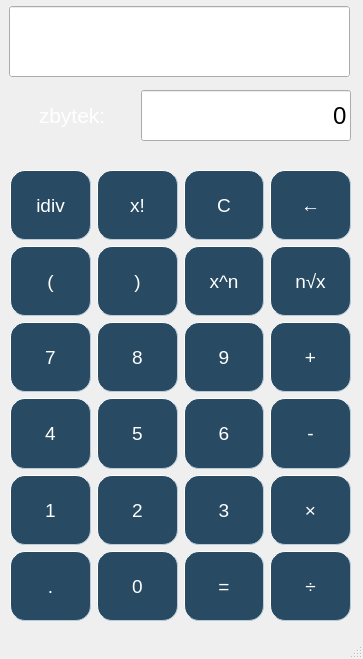
<?xml version="1.0" encoding="UTF-8"?>
<ui version="4.0">
 <class>MainWindow</class>
 <widget class="QMainWindow" name="MainWindow">
  <property name="geometry">
   <rect>
    <x>0</x>
    <y>0</y>
    <width>363</width>
    <height>659</height>
   </rect>
  </property>
  <property name="windowTitle">
   <string>Kalkulačka</string>
  </property>
  <widget class="QWidget" name="centralwidget">
   <widget class="QWidget" name="gridLayoutWidget">
    <property name="geometry">
     <rect>
      <x>10</x>
      <y>170</y>
      <width>341</width>
      <height>451</height>
     </rect>
    </property>
    <layout class="QGridLayout" name="gridLayout">
     <item row="4" column="3">
      <widget class="QPushButton" name="Mul">
       <property name="sizePolicy">
        <sizepolicy hsizetype="Preferred" vsizetype="Preferred">
         <horstretch>0</horstretch>
         <verstretch>0</verstretch>
        </sizepolicy>
       </property>
       <property name="font">
        <font>
         <pointsize>14</pointsize>
        </font>
       </property>
       <property name="styleSheet">
        <string notr="true">QPushButton {
	background-color: #284b63;
	padding: 10px;
	color: white;
	border-style: outset;
    border-width: 1px;
    border-radius: 15px;
    border-color: #b8cbd8;
}

QPushButton:pressed {
	background-color: #b8cbd8;
	border: 1px	solid #b8cbd9;
	padding: 5px;
}</string>
       </property>
       <property name="text">
        <string>×</string>
       </property>
      </widget>
     </item>
     <item row="3" column="3">
      <widget class="QPushButton" name="Minus">
       <property name="sizePolicy">
        <sizepolicy hsizetype="Preferred" vsizetype="Preferred">
         <horstretch>0</horstretch>
         <verstretch>0</verstretch>
        </sizepolicy>
       </property>
       <property name="font">
        <font>
         <pointsize>14</pointsize>
        </font>
       </property>
       <property name="styleSheet">
        <string notr="true">QPushButton {
	background-color: #284b63;
	padding: 10px;
	color: white;
	border-style: outset;
    border-width: 1px;
    border-radius: 15px;
    border-color: #b8cbd8;
}

QPushButton:pressed {
	background-color: #b8cbd8;
	border: 1px	solid #b8cbd9;
	padding: 5px;
}</string>
       </property>
       <property name="text">
        <string>-</string>
       </property>
      </widget>
     </item>
     <item row="4" column="2">
      <widget class="QPushButton" name="Number3">
       <property name="sizePolicy">
        <sizepolicy hsizetype="Preferred" vsizetype="Preferred">
         <horstretch>0</horstretch>
         <verstretch>0</verstretch>
        </sizepolicy>
       </property>
       <property name="font">
        <font>
         <pointsize>14</pointsize>
        </font>
       </property>
       <property name="styleSheet">
        <string notr="true">QPushButton {
	background-color: #284b63;
	padding: 10px;
	color: white;
	border-style: outset;
    border-width: 1px;
    border-radius: 15px;
    border-color: #b8cbd8;
}

QPushButton:pressed {
	background-color: #b8cbd8;
	border: 1px	solid #b8cbd9;
	padding: 5px;
}</string>
       </property>
       <property name="text">
        <string>3</string>
       </property>
      </widget>
     </item>
     <item row="3" column="0">
      <widget class="QPushButton" name="Number4">
       <property name="sizePolicy">
        <sizepolicy hsizetype="Preferred" vsizetype="Preferred">
         <horstretch>0</horstretch>
         <verstretch>0</verstretch>
        </sizepolicy>
       </property>
       <property name="font">
        <font>
         <pointsize>14</pointsize>
        </font>
       </property>
       <property name="styleSheet">
        <string notr="true">QPushButton {
	background-color: #284b63;
	padding: 10px;
	color: white;
	border-style: outset;
    border-width: 1px;
    border-radius: 15px;
    border-color: #b8cbd8;
}

QPushButton:pressed {
	background-color: #b8cbd8;
	border: 1px	solid #b8cbd9;
	padding: 5px;
}</string>
       </property>
       <property name="text">
        <string>4</string>
       </property>
      </widget>
     </item>
     <item row="1" column="2">
      <widget class="QPushButton" name="Power">
       <property name="sizePolicy">
        <sizepolicy hsizetype="Preferred" vsizetype="Preferred">
         <horstretch>0</horstretch>
         <verstretch>0</verstretch>
        </sizepolicy>
       </property>
       <property name="font">
        <font>
         <pointsize>14</pointsize>
        </font>
       </property>
       <property name="styleSheet">
        <string notr="true">QPushButton {
	background-color: #284b63;
	padding: 10px;
	color: white;
	border-style: outset;
    border-width: 1px;
    border-radius: 15px;
    border-color: #b8cbd8;
}

QPushButton:pressed {
	background-color: #b8cbd8;
	border: 1px	solid #b8cbd9;
	padding: 5px;
}</string>
       </property>
       <property name="text">
        <string>x^n</string>
       </property>
      </widget>
     </item>
     <item row="4" column="0">
      <widget class="QPushButton" name="Number1">
       <property name="sizePolicy">
        <sizepolicy hsizetype="Preferred" vsizetype="Preferred">
         <horstretch>0</horstretch>
         <verstretch>0</verstretch>
        </sizepolicy>
       </property>
       <property name="font">
        <font>
         <pointsize>14</pointsize>
        </font>
       </property>
       <property name="styleSheet">
        <string notr="true">QPushButton {
	background-color: #284b63;
	padding: 10px;
	color: white;
	border-style: outset;
    border-width: 1px;
    border-radius: 15px;
    border-color: #b8cbd8;
}

QPushButton:pressed {
	background-color: #b8cbd8;
	border: 1px	solid #b8cbd9;
	padding: 5px;
}</string>
       </property>
       <property name="text">
        <string>1</string>
       </property>
      </widget>
     </item>
     <item row="2" column="0">
      <widget class="QPushButton" name="Number7">
       <property name="sizePolicy">
        <sizepolicy hsizetype="Preferred" vsizetype="Preferred">
         <horstretch>0</horstretch>
         <verstretch>0</verstretch>
        </sizepolicy>
       </property>
       <property name="font">
        <font>
         <pointsize>14</pointsize>
        </font>
       </property>
       <property name="styleSheet">
        <string notr="true">QPushButton {
	background-color: #284b63;
	padding: 10px;
	color: white;
	border-style: outset;
    border-width: 1px;
    border-radius: 15px;
    border-color: #b8cbd8;
}

QPushButton:pressed {
	background-color: #b8cbd8;
	border: 1px	solid #b8cbd9;
	padding: 5px;
}</string>
       </property>
       <property name="text">
        <string>7</string>
       </property>
      </widget>
     </item>
     <item row="1" column="3">
      <widget class="QPushButton" name="Root">
       <property name="sizePolicy">
        <sizepolicy hsizetype="Preferred" vsizetype="Preferred">
         <horstretch>0</horstretch>
         <verstretch>0</verstretch>
        </sizepolicy>
       </property>
       <property name="font">
        <font>
         <pointsize>14</pointsize>
        </font>
       </property>
       <property name="mouseTracking">
        <bool>false</bool>
       </property>
       <property name="styleSheet">
        <string notr="true">QPushButton {
	background-color: #284b63;
	padding: 10px;
	color: white;
	border-style: outset;
    border-width: 1px;
    border-radius: 15px;
    border-color: #b8cbd8;
}

QPushButton:pressed {
	background-color: #b8cbd8;
	border: 1px	solid #b8cbd9;
	padding: 5px;
}</string>
       </property>
       <property name="text">
        <string>n√x</string>
       </property>
      </widget>
     </item>
     <item row="0" column="0">
      <widget class="QPushButton" name="Idiv">
       <property name="sizePolicy">
        <sizepolicy hsizetype="Preferred" vsizetype="Preferred">
         <horstretch>0</horstretch>
         <verstretch>0</verstretch>
        </sizepolicy>
       </property>
       <property name="font">
        <font>
         <pointsize>14</pointsize>
        </font>
       </property>
       <property name="styleSheet">
        <string notr="true">QPushButton {
	background-color: #284b63;
	padding: 10px;
	color: white;
	border-style: outset;
    border-width: 1px;
    border-radius: 15px;
    border-color: #b8cbd8;
}

QPushButton:pressed {
	background-color: #b8cbd8;
	border: 1px	solid #b8cbd9;
	padding: 5px;
}</string>
       </property>
       <property name="text">
        <string>idiv</string>
       </property>
      </widget>
     </item>
     <item row="1" column="0">
      <widget class="QPushButton" name="Left_bracket">
       <property name="sizePolicy">
        <sizepolicy hsizetype="Preferred" vsizetype="Preferred">
         <horstretch>0</horstretch>
         <verstretch>0</verstretch>
        </sizepolicy>
       </property>
       <property name="font">
        <font>
         <pointsize>14</pointsize>
        </font>
       </property>
       <property name="styleSheet">
        <string notr="true">QPushButton {
	background-color: #284b63;
	padding: 10px;
	color: white;
	border-style: outset;
    border-width: 1px;
    border-radius: 15px;
    border-color: #b8cbd8;
}

QPushButton:pressed {
	background-color: #b8cbd8;
	border: 1px	solid #b8cbd9;
	padding: 5px;
}</string>
       </property>
       <property name="text">
        <string>(</string>
       </property>
      </widget>
     </item>
     <item row="3" column="1">
      <widget class="QPushButton" name="Number5">
       <property name="sizePolicy">
        <sizepolicy hsizetype="Preferred" vsizetype="Preferred">
         <horstretch>0</horstretch>
         <verstretch>0</verstretch>
        </sizepolicy>
       </property>
       <property name="font">
        <font>
         <pointsize>14</pointsize>
        </font>
       </property>
       <property name="styleSheet">
        <string notr="true">QPushButton {
	background-color: #284b63;
	padding: 10px;
	color: white;
	border-style: outset;
    border-width: 1px;
    border-radius: 15px;
    border-color: #b8cbd8;
}

QPushButton:pressed {
	background-color: #b8cbd8;
	border: 1px	solid #b8cbd9;
	padding: 5px;
}</string>
       </property>
       <property name="text">
        <string>5</string>
       </property>
      </widget>
     </item>
     <item row="2" column="1">
      <widget class="QPushButton" name="Number8">
       <property name="sizePolicy">
        <sizepolicy hsizetype="Preferred" vsizetype="Preferred">
         <horstretch>0</horstretch>
         <verstretch>0</verstretch>
        </sizepolicy>
       </property>
       <property name="font">
        <font>
         <pointsize>14</pointsize>
        </font>
       </property>
       <property name="styleSheet">
        <string notr="true">QPushButton {
	background-color: #284b63;
	padding: 10px;
	color: white;
	border-style: outset;
    border-width: 1px;
    border-radius: 15px;
    border-color: #b8cbd8;
}

QPushButton:pressed {
	background-color: #b8cbd8;
	border: 1px	solid #b8cbd9;
	padding: 5px;
}</string>
       </property>
       <property name="text">
        <string>8</string>
       </property>
      </widget>
     </item>
     <item row="5" column="2">
      <widget class="QPushButton" name="Equals">
       <property name="sizePolicy">
        <sizepolicy hsizetype="Preferred" vsizetype="Preferred">
         <horstretch>0</horstretch>
         <verstretch>0</verstretch>
        </sizepolicy>
       </property>
       <property name="font">
        <font>
         <pointsize>14</pointsize>
        </font>
       </property>
       <property name="styleSheet">
        <string notr="true">QPushButton {
	background-color: #284b63;
	padding: 10px;
	color: white;
	border-style: outset;
    border-width: 1px;
    border-radius: 15px;
    border-color: #b8cbd8;
}

QPushButton:pressed {
	background-color: #b8cbd8;
	border: 1px	solid #b8cbd9;
	padding: 5px;
}</string>
       </property>
       <property name="text">
        <string>=</string>
       </property>
      </widget>
     </item>
     <item row="0" column="3">
      <widget class="QPushButton" name="Backspace">
       <property name="sizePolicy">
        <sizepolicy hsizetype="Preferred" vsizetype="Preferred">
         <horstretch>0</horstretch>
         <verstretch>0</verstretch>
        </sizepolicy>
       </property>
       <property name="font">
        <font>
         <pointsize>14</pointsize>
        </font>
       </property>
       <property name="styleSheet">
        <string notr="true">QPushButton {
	background-color: #284b63;
	padding: 10px;
	color: white;
	border-style: outset;
    border-width: 1px;
    border-radius: 15px;
    border-color: #b8cbd8;
}

QPushButton:pressed {
	background-color: #b8cbd8;
	border: 1px	solid #b8cbd9;
	padding: 5px;
}</string>
       </property>
       <property name="text">
        <string>←</string>
       </property>
      </widget>
     </item>
     <item row="5" column="3">
      <widget class="QPushButton" name="Div">
       <property name="sizePolicy">
        <sizepolicy hsizetype="Preferred" vsizetype="Preferred">
         <horstretch>0</horstretch>
         <verstretch>0</verstretch>
        </sizepolicy>
       </property>
       <property name="font">
        <font>
         <pointsize>14</pointsize>
        </font>
       </property>
       <property name="styleSheet">
        <string notr="true">QPushButton {
	background-color: #284b63;
	padding: 10px;
	color: white;
	border-style: outset;
    border-width: 1px;
    border-radius: 15px;
    border-color: #b8cbd8;
}

QPushButton:pressed {
	background-color: #b8cbd8;
	border: 1px	solid #b8cbd9;
	padding: 5px;
}</string>
       </property>
       <property name="text">
        <string>÷</string>
       </property>
      </widget>
     </item>
     <item row="3" column="2">
      <widget class="QPushButton" name="Number6">
       <property name="sizePolicy">
        <sizepolicy hsizetype="Preferred" vsizetype="Preferred">
         <horstretch>0</horstretch>
         <verstretch>0</verstretch>
        </sizepolicy>
       </property>
       <property name="font">
        <font>
         <pointsize>14</pointsize>
        </font>
       </property>
       <property name="styleSheet">
        <string notr="true">QPushButton {
	background-color: #284b63;
	padding: 10px;
	color: white;
	border-style: outset;
    border-width: 1px;
    border-radius: 15px;
    border-color: #b8cbd8;
}

QPushButton:pressed {
	background-color: #b8cbd8;
	border: 1px	solid #b8cbd9;
	padding: 5px;
}</string>
       </property>
       <property name="text">
        <string>6</string>
       </property>
      </widget>
     </item>
     <item row="2" column="3">
      <widget class="QPushButton" name="Plus">
       <property name="sizePolicy">
        <sizepolicy hsizetype="Preferred" vsizetype="Preferred">
         <horstretch>0</horstretch>
         <verstretch>0</verstretch>
        </sizepolicy>
       </property>
       <property name="font">
        <font>
         <pointsize>14</pointsize>
        </font>
       </property>
       <property name="styleSheet">
        <string notr="true">QPushButton {
	background-color: #284b63;
	padding: 10px;
	color: white;
	border-style: outset;
    border-width: 1px;
    border-radius: 15px;
    border-color: #b8cbd8;
}

QPushButton:pressed {
	background-color: #b8cbd8;
	border: 1px	solid #b8cbd9;
	padding: 5px;
}</string>
       </property>
       <property name="text">
        <string>+</string>
       </property>
      </widget>
     </item>
     <item row="0" column="1">
      <widget class="QPushButton" name="Fact">
       <property name="sizePolicy">
        <sizepolicy hsizetype="Preferred" vsizetype="Preferred">
         <horstretch>0</horstretch>
         <verstretch>0</verstretch>
        </sizepolicy>
       </property>
       <property name="font">
        <font>
         <pointsize>14</pointsize>
        </font>
       </property>
       <property name="styleSheet">
        <string notr="true">QPushButton {
	background-color: #284b63;
	padding: 10px;
	color: white;
	border-style: outset;
    border-width: 1px;
    border-radius: 15px;
    border-color: #b8cbd8;
}

QPushButton:pressed {
	background-color: #b8cbd8;
	border: 1px	solid #b8cbd9;
	padding: 5px;
}</string>
       </property>
       <property name="text">
        <string>x!</string>
       </property>
      </widget>
     </item>
     <item row="5" column="1">
      <widget class="QPushButton" name="Number0">
       <property name="sizePolicy">
        <sizepolicy hsizetype="Preferred" vsizetype="Preferred">
         <horstretch>0</horstretch>
         <verstretch>0</verstretch>
        </sizepolicy>
       </property>
       <property name="font">
        <font>
         <pointsize>14</pointsize>
        </font>
       </property>
       <property name="styleSheet">
        <string notr="true">QPushButton {
	background-color: #284b63;
	padding: 10px;
	color: white;
	border-style: outset;
    border-width: 1px;
    border-radius: 15px;
    border-color: #b8cbd8;
}

QPushButton:pressed {
	background-color: #b8cbd8;
	border: 1px	solid #b8cbd9;
	padding: 5px;
}</string>
       </property>
       <property name="text">
        <string>0</string>
       </property>
      </widget>
     </item>
     <item row="2" column="2">
      <widget class="QPushButton" name="Number9">
       <property name="sizePolicy">
        <sizepolicy hsizetype="Preferred" vsizetype="Preferred">
         <horstretch>0</horstretch>
         <verstretch>0</verstretch>
        </sizepolicy>
       </property>
       <property name="font">
        <font>
         <pointsize>14</pointsize>
        </font>
       </property>
       <property name="styleSheet">
        <string notr="true">QPushButton {
	background-color: #284b63;
	padding: 10px;
	color: white;
	border-style: outset;
    border-width: 1px;
    border-radius: 15px;
    border-color: #b8cbd8;
}

QPushButton:pressed {
	background-color: #b8cbd8;
	border: 1px	solid #b8cbd9;
	padding: 5px;
}</string>
       </property>
       <property name="text">
        <string>9</string>
       </property>
      </widget>
     </item>
     <item row="5" column="0">
      <widget class="QPushButton" name="Dot">
       <property name="sizePolicy">
        <sizepolicy hsizetype="Preferred" vsizetype="Preferred">
         <horstretch>0</horstretch>
         <verstretch>0</verstretch>
        </sizepolicy>
       </property>
       <property name="font">
        <font>
         <pointsize>14</pointsize>
        </font>
       </property>
       <property name="styleSheet">
        <string notr="true">QPushButton {
	background-color: #284b63;
	padding: 10px;
	color: white;
	border-style: outset;
    border-width: 1px;
    border-radius: 15px;
    border-color: #b8cbd8;
}

QPushButton:pressed {
	background-color: #b8cbd8;
	border: 1px	solid #b8cbd9;
	padding: 5px;
}</string>
       </property>
       <property name="text">
        <string>.</string>
       </property>
      </widget>
     </item>
     <item row="4" column="1">
      <widget class="QPushButton" name="Number2">
       <property name="sizePolicy">
        <sizepolicy hsizetype="Preferred" vsizetype="Preferred">
         <horstretch>0</horstretch>
         <verstretch>0</verstretch>
        </sizepolicy>
       </property>
       <property name="font">
        <font>
         <pointsize>14</pointsize>
        </font>
       </property>
       <property name="styleSheet">
        <string notr="true">QPushButton {
	background-color: #284b63;
	padding: 10px;
	color: white;
	border-style: outset;
    border-width: 1px;
    border-radius: 15px;
    border-color: #b8cbd8;
}

QPushButton:pressed {
	background-color: #b8cbd8;
	border: 1px	solid #b8cbd9;
	padding: 5px;
}</string>
       </property>
       <property name="text">
        <string>2</string>
       </property>
      </widget>
     </item>
     <item row="1" column="1">
      <widget class="QPushButton" name="Right_bracket">
       <property name="sizePolicy">
        <sizepolicy hsizetype="Preferred" vsizetype="Preferred">
         <horstretch>0</horstretch>
         <verstretch>0</verstretch>
        </sizepolicy>
       </property>
       <property name="font">
        <font>
         <pointsize>14</pointsize>
        </font>
       </property>
       <property name="styleSheet">
        <string notr="true">QPushButton {
	background-color: #284b63;
	padding: 10px;
	color: white;
	border-style: outset;
    border-width: 1px;
    border-radius: 15px;
    border-color: #b8cbd8;
}

QPushButton:pressed {
	background-color: #b8cbd8;
	border: 1px	solid #b8cbd9;
	padding: 5px;
}</string>
       </property>
       <property name="text">
        <string>)</string>
       </property>
      </widget>
     </item>
     <item row="0" column="2">
      <widget class="QPushButton" name="Clear">
       <property name="sizePolicy">
        <sizepolicy hsizetype="Preferred" vsizetype="Preferred">
         <horstretch>0</horstretch>
         <verstretch>0</verstretch>
        </sizepolicy>
       </property>
       <property name="font">
        <font>
         <pointsize>14</pointsize>
        </font>
       </property>
       <property name="styleSheet">
        <string notr="true">QPushButton {
	background-color: #284b63;
	padding: 10px;
	color: white;
	border-style: outset;
    border-width: 1px;
    border-radius: 15px;
    border-color: #b8cbd8;
}

QPushButton:pressed {
	background-color: #b8cbd8;
	border: 1px	solid #b8cbd9;
	padding: 5px;
}</string>
       </property>
       <property name="text">
        <string>C</string>
       </property>
      </widget>
     </item>
    </layout>
   </widget>
   <widget class="QWidget" name="verticalLayoutWidget">
    <property name="geometry">
     <rect>
      <x>9</x>
      <y>6</y>
      <width>341</width>
      <height>71</height>
     </rect>
    </property>
    <layout class="QVBoxLayout" name="verticalLayout">
     <item>
      <widget class="QLineEdit" name="Display">
       <property name="sizePolicy">
        <sizepolicy hsizetype="Preferred" vsizetype="Expanding">
         <horstretch>0</horstretch>
         <verstretch>0</verstretch>
        </sizepolicy>
       </property>
       <property name="font">
        <font>
         <pointsize>24</pointsize>
        </font>
       </property>
       <property name="autoFillBackground">
        <bool>true</bool>
       </property>
       <property name="styleSheet">
        <string notr="true"/>
       </property>
       <property name="text">
        <string/>
       </property>
       <property name="alignment">
        <set>Qt::AlignRight|Qt::AlignTrailing|Qt::AlignVCenter</set>
       </property>
      </widget>
     </item>
    </layout>
   </widget>
   <widget class="QWidget" name="horizontalLayoutWidget">
    <property name="geometry">
     <rect>
      <x>10</x>
      <y>90</y>
      <width>341</width>
      <height>51</height>
     </rect>
    </property>
    <layout class="QHBoxLayout" name="horizontalLayout">
     <property name="spacing">
      <number>7</number>
     </property>
     <property name="sizeConstraint">
      <enum>QLayout::SetNoConstraint</enum>
     </property>
     <item>
      <widget class="QLabel" name="Rest_label">
       <property name="font">
        <font>
         <pointsize>16</pointsize>
        </font>
       </property>
       <property name="styleSheet">
        <string notr="true">QLabel{
	color: white;
}</string>
       </property>
       <property name="text">
        <string>zbytek:</string>
       </property>
       <property name="alignment">
        <set>Qt::AlignCenter</set>
       </property>
      </widget>
     </item>
     <item>
      <widget class="QLineEdit" name="Rest_of_number">
       <property name="sizePolicy">
        <sizepolicy hsizetype="Preferred" vsizetype="Expanding">
         <horstretch>0</horstretch>
         <verstretch>0</verstretch>
        </sizepolicy>
       </property>
       <property name="font">
        <font>
         <pointsize>18</pointsize>
        </font>
       </property>
       <property name="styleSheet">
        <string notr="true"/>
       </property>
       <property name="text">
        <string>0</string>
       </property>
       <property name="alignment">
        <set>Qt::AlignRight|Qt::AlignTrailing|Qt::AlignVCenter</set>
       </property>
       <property name="readOnly">
        <bool>true</bool>
       </property>
      </widget>
     </item>
    </layout>
   </widget>
  </widget>
  <widget class="QStatusBar" name="statusbar"/>
 </widget>
 <resources/>
 <connections/>
</ui>
